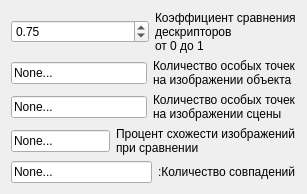
   <widget class="QWidget" name="">
    <property name="geometry">
     <rect>
      <x>10</x>
      <y>310</y>
      <width>307</width>
      <height>173</height>
     </rect>
    </property>
    <layout class="QVBoxLayout" name="verticalLayout_3">
     <item>
      <layout class="QHBoxLayout" name="horizontalLayout_3">
       <item>
        <widget class="QDoubleSpinBox" name="mesureKeyPoint">
         <property name="minimum">
          <double>0.010000000000000</double>
         </property>
         <property name="maximum">
          <double>0.990000000000000</double>
         </property>
         <property name="singleStep">
          <double>0.010000000000000</double>
         </property>
         <property name="value">
          <double>0.750000000000000</double>
         </property>
        </widget>
       </item>
       <item>
        <widget class="QLabel" name="label_14">
         <property name="text">
          <string>Коэффициент сравнения
дескрипторов
от 0 до 1</string>
         </property>
        </widget>
       </item>
      </layout>
     </item>
     <item>
      <layout class="QHBoxLayout" name="horizontalLayout_4">
       <item>
        <widget class="QLineEdit" name="numberKp1">
         <property name="text">
          <string>None...</string>
         </property>
        </widget>
       </item>
       <item>
        <widget class="QLabel" name="label_11">
         <property name="text">
          <string>Количество особых точек
на изображении объекта</string>
         </property>
        </widget>
       </item>
      </layout>
     </item>
     <item>
      <layout class="QHBoxLayout" name="horizontalLayout_5">
       <item>
        <widget class="QLineEdit" name="numberKp2">
         <property name="text">
          <string>None...</string>
         </property>
        </widget>
       </item>
       <item>
        <widget class="QLabel" name="label_48">
         <property name="text">
          <string>Количество особых точек
на изображении сцены</string>
         </property>
        </widget>
       </item>
      </layout>
     </item>
     <item>
      <layout class="QHBoxLayout" name="horizontalLayout_6">
       <item>
        <widget class="QLineEdit" name="numberGood">
         <property name="text">
          <string>None...</string>
         </property>
        </widget>
       </item>
       <item>
        <widget class="QLabel" name="label_10">
         <property name="text">
          <string>Процент схожести изображений
при сравнении</string>
         </property>
        </widget>
       </item>
      </layout>
     </item>
     <item>
      <layout class="QHBoxLayout" name="horizontalLayout_48">
       <item>
        <widget class="QLineEdit" name="goodMatchesSift">
         <property name="text">
          <string>None...</string>
         </property>
        </widget>
       </item>
       <item>
        <widget class="QLabel" name="label_64">
         <property name="text">
          <string>:Количество совпадений</string>
         </property>
        </widget>
       </item>
      </layout>
     </item>
    </layout>
   </widget>
